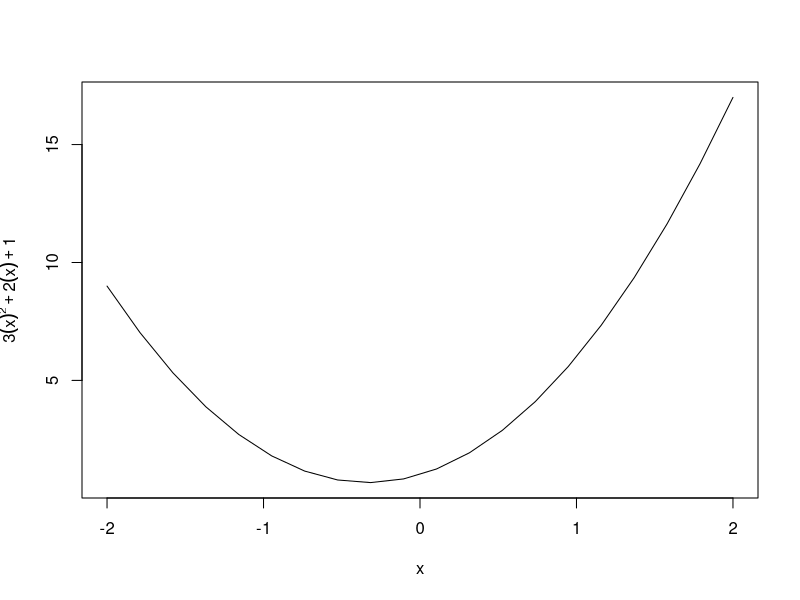
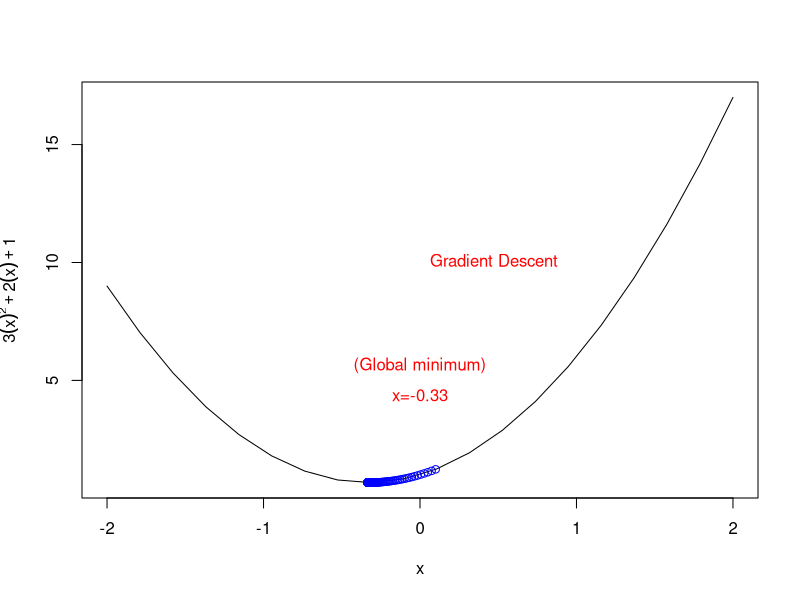

These figures' R source, in order:
## ---- chunk 1
knitr::opts_chunk$set(echo = TRUE)
## ---- chunk 2
rm(list=ls())
## ---- chunk 3
#to generate sequences when plotting the axes of figures or simulating data. 

xs <- seq(-2,2,len=20) 
xs
## ---- chunk 4
f <-  function(x) { 3* x^2 +2*x+1}

# plot the function 
plot(xs , f (xs), type="l",xlab="x",ylab=expression(3(x)^2+2(x)+1))
## ---- chunk 5
grad <- function(x){
  6*x+2
}
## ---- chunk 6
x <- 0.1 # initialize the first guess for x-value
xtrace <- x  # store x -values for graphing purposes (initial)
ftrace <- f(x) # store y-values (function evaluated at x) for graphing purposes (initial)

stepFactor <- 0.01 # learning rate 'alpha'

for (step in 1:5000) {
  x <- x - stepFactor*grad(x) # gradient descent update
  xtrace <- c(xtrace,x) # update for graph
  ftrace <- c(ftrace,f(x)) # update for graph
}

plot(xs , f (xs), type="l",xlab="x",ylab=expression(3(x)^2+2(x)+1))
lines(xtrace , ftrace , type="b",col="blue") # type=b (both points & lines)
text (0,10, "Gradient Descent",col="red",pos= 4)

# print final value of x
print(x) # x converges to -0.33
text(0,5,"x=-0.33",col="red",pos=1)
text(0,5,"(Global minimum)",col="red",pos=3)
